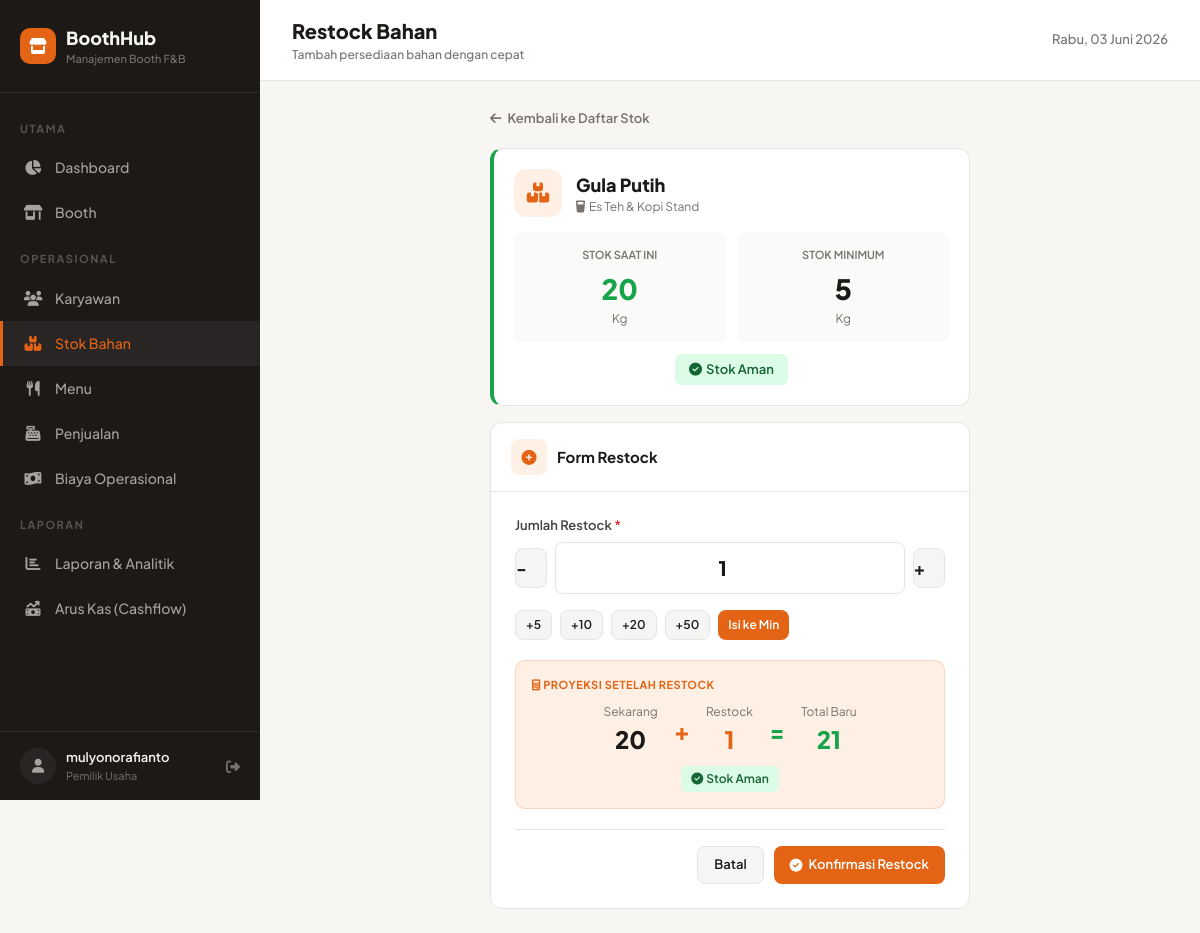
Screenshot of /stok/1/restock/ (signed in) with the database file from the repository.
### boothapp/models.py (models this page shows, shortened)
class InventoryItem(models.Model):
    CATEGORY_CHOICES = [
        ('bahan_minuman', 'Bahan Minuman'),
        ('bahan_makanan', 'Bahan Makanan'),
        ('kemasan', 'Kemasan'),
    ]
    name = models.CharField(max_length=200, verbose_name='Nama Bahan')
    booth = models.ForeignKey(Booth, on_delete=models.CASCADE, related_name='inventory')
    category = models.CharField(max_length=30, choices=CATEGORY_CHOICES, verbose_name='Kategori')
    stock = models.PositiveIntegerField(default=0, verbose_name='Stok')
    unit = models.CharField(max_length=30, verbose_name='Satuan')
    min_stock = models.PositiveIntegerField(default=5, verbose_name='Stok Minimum')
    price_per_unit = models.PositiveIntegerField(default=0, verbose_name='Harga per Satuan')
    created_at = models.DateTimeField(auto_now_add=True)
    updated_at = models.DateTimeField(auto_now=True)
    class Meta:
        verbose_name = 'Bahan Baku'
        verbose_name_plural = 'Bahan Baku'
        ordering = ['name']
    @property
    def is_low(self):
        return self.stock <= self.min_stock
    @property
    def is_critical(self):
        return self.stock <= self.min_stock * 0.5

class Booth(models.Model):
    TIPE_CHOICES = [
        ('minuman', 'Minuman'),
        ('makanan', 'Makanan'),
        ('campuran', 'Campuran'),
    ]
    STATUS_CHOICES = [
        ('active', 'Aktif'),
        ('inactive', 'Nonaktif'),
    ]
    ICON_CHOICES = [
        ('fa-mug-hot', 'Kopi/Minuman'),
        ('fa-drumstick-bite', 'Ayam/Makanan'),
        ('fa-blender', 'Smoothie'),
        ('fa-glass-water', 'Es Teh'),
        ('fa-ice-cream', 'Dessert'),
        ('fa-utensils', 'Restoran'),
    ]
    name = models.CharField(max_length=200, verbose_name='Nama Booth')
    location = models.CharField(max_length=300, verbose_name='Lokasi')
    booth_type = models.CharField(max_length=20, choices=TIPE_CHOICES, verbose_name='Tipe')
    status = models.CharField(max_length=20, choices=STATUS_CHOICES, default='active')
    icon = models.CharField(max_length=50, choices=ICON_CHOICES, default='fa-mug-hot')
    created_at = models.DateTimeField(auto_now_add=True)
    class Meta:
        verbose_name = 'Booth'
        verbose_name_plural = 'Booth'
        ordering = ['name']

### boothapp/views.py (the view)
# urls.py: path('stok/<int:pk>/restock/', views.inventory_restock, name='inventory_restock'),
@login_required
def inventory_restock(request, pk):
    item = get_object_or_404(InventoryItem, pk=pk)
    if request.method == 'POST':
        form = RestockForm(request.POST)
        if form.is_valid():
            item.stock += form.cleaned_data['quantity']
            item.save()
            return redirect('boothapp:inventory_list')
    else:
        form = RestockForm()
    return render(request, 'boothapp/restock_form.html', {'form': form, 'item': item})

### templates/boothapp/restock_form.html (shortened to what this page needs)
{% extends 'boothapp/base.html' %}
{% block nav_stok %}active{% endblock %}
{% block page_title %}Restock Bahan{% endblock %}
{% block page_subtitle %}Tambah persediaan bahan dengan cepat{% endblock %}
{% block content %}
<div style="max-width:480px;margin:0 auto;">
    <a href="{% url 'boothapp:inventory_list' %}" style="display:inline-flex;align-items:center;gap:6px;color:var(--muted);text-decoration:none;font-size:13px;font-weight:600;margin-bottom:20px;transition:color 0.2s;"
       onmouseover="this.style.color='var(--accent)'" onmouseout="this.style.color='var(--muted)'">
        <i class="fas fa-arrow-left"></i> Kembali ke Daftar Stok
    </a>
    <div class="card" style="margin-bottom:16px;border-left:4px solid {% if item.is_critical %}var(--danger){% elif item.is_low %}var(--warning){% else %}var(--success){% endif %};">
        <div style="padding:20px;">
            <div style="display:flex;align-items:center;gap:14px;margin-bottom:16px;">
                <div style="width:48px;height:48px;border-radius:12px;background:var(--accent-light);display:flex;align-items:center;justify-content:center;flex-shrink:0;">
                    <i class="fas fa-boxes-stacked" style="color:var(--accent);font-size:20px;"></i>
                </div>
                <div>
                    <div style="font-weight:800;font-size:18px;">{{ item.name }}</div>
                    <div style="font-size:12px;color:var(--muted);">
                        <i class="fas {{ item.booth.icon }}" style="margin-right:4px;"></i>{{ item.booth.name }}
                    </div>
                </div>
            </div>
            <div style="display:grid;grid-template-columns:1fr 1fr;gap:12px;">
                <div style="padding:14px;background:#FAFAF9;border-radius:8px;text-align:center;">
                    <div style="font-size:11px;color:var(--muted);font-weight:600;text-transform:uppercase;">Stok Saat Ini</div>
                    <div style="font-size:28px;font-weight:900;color:{% if item.is_critical %}var(--danger){% elif item.is_low %}var(--warning){% else %}var(--success){% endif %};margin-top:4px;">
                        {{ item.stock }}
                    </div>
                    <div style="font-size:12px;color:var(--muted);">{{ item.unit }}</div>
                </div>
                <div style="padding:14px;background:#FAFAF9;border-radius:8px;text-align:center;">
                    <div style="font-size:11px;color:var(--muted);font-weight:600;text-transform:uppercase;">Stok Minimum</div>
                    <div style="font-size:28px;font-weight:900;margin-top:4px;">{{ item.min_stock }}</div>
                    <div style="font-size:12px;color:var(--muted);">{{ item.unit }}</div>
                </div>
            </div>
            <div style="margin-top:12px;text-align:center;">
                {% if item.is_critical %}
                <span class="badge badge-danger" style="font-size:13px;padding:6px 14px;"><i class="fas fa-exclamation-circle" style="margin-right:4px;"></i>Stok Kritis</span>
                {% elif item.is_low %}
                <span class="badge badge-warning" style="font-size:13px;padding:6px 14px;"><i class="fas fa-exclamation-triangle" style="margin-right:4px;"></i>Stok Rendah</span>
                {% else %}
                <span class="badge badge-success" style="font-size:13px;padding:6px 14px;"><i class="fas fa-check-circle" style="margin-right:4px;"></i>Stok Aman</span>
                {% endif %}
            </div>
        </div>
    </div>
    <div class="card">
        <div class="card-header">
            <div style="display:flex;align-items:center;gap:10px;">
                <div style="width:36px;height:36px;border-radius:8px;background:var(--accent-light);display:flex;align-items:center;justify-content:center;">
                    <i class="fas fa-plus-circle" style="color:var(--accent);font-size:15px;"></i>
                </div>
                <span>Form Restock</span>
            </div>
        </div>
        <div style="padding:24px;">
            <form method="post" novalidate>
                <div class="form-group">
                    <label class="form-label" for="id_quantity">
                        Jumlah Restock <span style="color:var(--danger);">*</span>
                    </label>
                    <div style="display:flex;align-items:center;gap:8px;">
                        <button type="button" class="btn btn-secondary" onclick="adjustQty(-1)" style="width:40px;height:40px;padding:0;font-size:18px;font-weight:700;">-</button>
                        <input type="number" name="quantity" id="id_quantity" class="form-input"
                               min="1" value="1" style="text-align:center;font-size:20px;font-weight:800;"
                               oninput="updateProjection()">
                        <button type="button" class="btn btn-secondary" onclick="adjustQty(1)" style="width:40px;height:40px;padding:0;font-size:18px;font-weight:700;">+</button>
                    </div>
                </div>
                <div style="display:flex;gap:8px;margin-bottom:20px;flex-wrap:wrap;">
                    <button type="button" class="btn btn-secondary btn-sm" onclick="setQty(5)">+5</button>
                    <button type="button" class="btn btn-secondary btn-sm" onclick="setQty(10)">+10</button>
                    <button type="button" class="btn btn-secondary btn-sm" onclick="setQty(20)">+20</button>
                    <button type="button" class="btn btn-secondary btn-sm" onclick="setQty(50)">+50</button>
                    <button type="button" class="btn btn-primary btn-sm" onclick="setQtyToMin()">Isi ke Min</button>
                </div>
                <div style="padding:16px;background:var(--accent-light);border:1px solid rgba(227,100,20,0.2);border-radius:10px;margin-bottom:20px;">
                    <div style="font-size:11px;color:var(--accent);font-weight:700;text-transform:uppercase;letter-spacing:0.5px;margin-bottom:10px;">
                        <i class="fas fa-calculator"></i> Proyeksi Setelah Restock
                    </div>
                    <div style="display:flex;align-items:center;justify-content:center;gap:16px;">
                        <div style="text-align:center;">
                            <div style="font-size:12px;color:var(--muted);">Sekarang</div>
                            <div style="font-size:24px;font-weight:900;color:{% if item.is_low %}var(--danger){% else %}var(--fg){% endif %};">{{ item.stock }}</div>
                        </div>
                        <div style="font-size:24px;color:var(--accent);font-weight:800;">+</div>
                        <div style="text-align:center;">
                            <div style="font-size:12px;color:var(--muted);">Restock</div>
                            <div style="font-size:24px;font-weight:900;color:var(--accent);" id="restockQty">1</div>
                        </div>
                        <div style="font-size:24px;color:var(--success);font-weight:800;">=</div>
                        <div style="text-align:center;">
                            <div style="font-size:12px;color:var(--muted);">Total Baru</div>
                            <div style="font-size:24px;font-weight:900;color:var(--success);" id="projectedStock">{{ item.stock|add:"1" }}</div>
                        </div>
                    </div>
                    <div style="text-align:center;margin-top:8px;" id="projectedStatus"></div>
                </div>
                <div style="display:flex;justify-content:flex-end;gap:10px;padding-top:16px;border-top:1px solid var(--border);">
                    <a href="{% url 'boothapp:inventory_list' %}" class="btn btn-secondary" style="text-decoration:none;">Batal</a>
                    <button type="submit" class="btn btn-primary">
                        <i class="fas fa-check-circle"></i> Konfirmasi Restock
                    </button>
                </div>
            </form>
        </div>
    </div>
</div>
{% endblock %}

### templates/boothapp/base.html (shortened to what this page needs)
<!DOCTYPE html>
<html lang="id">
<head>
    <script src="https://cdn.tailwindcss.com"></script>
    <link rel="stylesheet" href="https://cdnjs.cloudflare.com/ajax/libs/font-awesome/6.5.1/css/all.min.css">
</head>
<body>
    <aside class="sidebar" id="sidebar">
        <div class="sidebar-brand">
            <div style="display:flex;align-items:center;gap:10px;">
                <div style="width:36px;height:36px;background:var(--accent);border-radius:10px;display:flex;align-items:center;justify-content:center;">
                    <i class="fas fa-store" style="color:white;font-size:16px;"></i>
                </div>
                <div>
                    <div style="color:#F5F5F4;font-weight:800;font-size:18px;">BoothHub</div>
                    <div style="color:#78716C;font-size:11px;font-weight:500;">Manajemen Booth F&B</div>
                </div>
            </div>
        </div>
        <nav class="sidebar-nav">
            <div class="sidebar-section">Utama</div>
            <a href="{% url 'boothapp:dashboard' %}" class="{% block nav_dashboard %}{% endblock %}"><i class="fas fa-chart-pie"></i> Dashboard</a>
            <a href="{% url 'boothapp:booth_list' %}" class="{% block nav_booth %}{% endblock %}"><i class="fas fa-store-alt"></i> Booth</a>
            <div class="sidebar-section">Operasional</div>
            <a href="{% url 'boothapp:employee_list' %}" class="{% block nav_karyawan %}{% endblock %}"><i class="fas fa-users"></i> Karyawan</a>
            <a href="{% url 'boothapp:inventory_list' %}" class="{% block nav_stok %}{% endblock %}"><i class="fas fa-boxes-stacked"></i> Stok Bahan</a>
            <a href="{% url 'boothapp:menu_list' %}" class="{% block nav_menu %}{% endblock %}"><i class="fas fa-utensils"></i> Menu</a>
            <a href="{% url 'boothapp:sale_list' %}" class="{% block nav_penjualan %}{% endblock %}"><i class="fas fa-cash-register"></i> Penjualan</a>
            <a href="{% url 'boothapp:expense_list' %}" class="{% block nav_biaya %}{% endblock %}"><i class="fas fa-money-bill-wave"></i> Biaya Operasional</a>
                       <div class="sidebar-section">Laporan</div>
            <a href="{% url 'boothapp:report' %}" class="{% block nav_laporan %}{% endblock %}"><i class="fas fa-chart-bar"></i> Laporan & Analitik</a>
            <a href="{% url 'boothapp:cashflow_report' %}" class="{% block nav_cashflow %}{% endblock %}"><i class="fas fa-money-bill-trend-up"></i> Arus Kas (Cashflow)</a>
        </nav>
        <div style="padding:16px 20px;border-top:1px solid rgba(255,255,255,0.08);">
            <div style="display:flex;align-items:center;gap:10px;">
                <div style="width:36px;height:36px;background:#292524;border-radius:50%;display:flex;align-items:center;justify-content:center;">
                    <i class="fas fa-user" style="color:#A8A29E;font-size:14px;"></i>
                </div>
                <div style="flex:1;">
                    <div style="color:#F5F5F4;font-size:13px;font-weight:600;">{{ request.user.get_full_name|default:request.user.username }}</div>
                    <div style="color:#78716C;font-size:11px;">Pemilik Usaha</div>
                </div>
                <a href="{% url 'logout' %}" style="color:#78716C;font-size:14px;" title="Logout"><i class="fas fa-sign-out-alt"></i></a>
            </div>
        </div>
    </aside>
    <div class="main-content">
        <div class="topbar">
            <div style="display:flex;align-items:center;gap:12px;">
                <div>
                    <h1 id="pageTitle" style="font-size:20px;font-weight:800;">{% block page_title %}Dashboard{% endblock %}</h1>
                    <p id="pageSubtitle" style="font-size:12px;color:var(--muted);font-weight:500;">{% block page_subtitle %}{% endblock %}</p>
                </div>
            </div>
            <div style="display:flex;align-items:center;gap:12px;">
                <div style="font-size:13px;color:var(--muted);font-weight:500;">{% now "l, d F Y" %}</div>
            </div>
        </div>
        <div style="padding:24px 32px;" class="page-enter">
            {% block content %}{% endblock %}
        </div>
    </div>
</body>
</html>

### rows the page displays
InventoryItem: name "Gula Putih", booth.name "Es Teh & Kopi Stand", stock "20", unit "Kg", min_stock "5", stock|add "21"

### other values shown
{{ request.user.get_full_name|default:request.user.username }} "mulyonorafianto"
